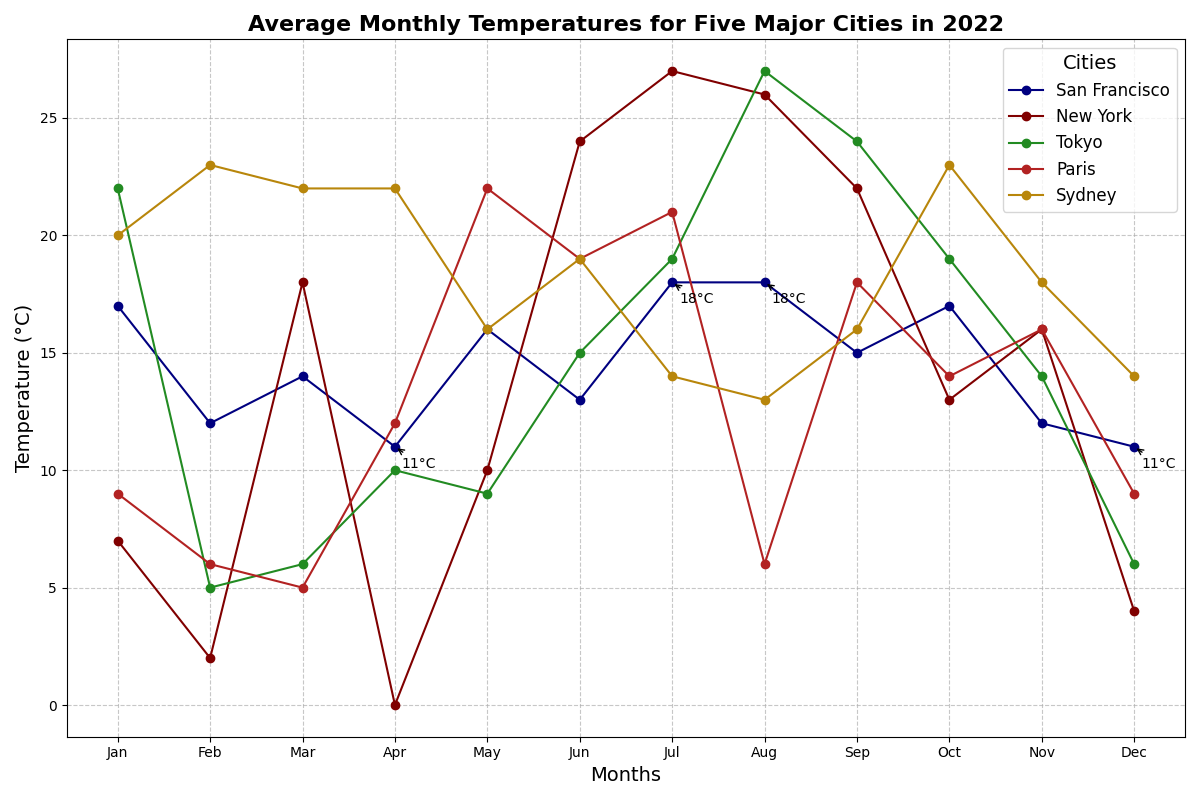

Write Python code to recreate this figure.
import matplotlib.pyplot as plt
import numpy as np

months = np.array([
    'Jan', 'Feb', 'Mar', 'Apr', 'May', 'Jun', 
    'Jul', 'Aug', 'Sep', 'Oct', 'Nov', 'Dec'
])

san_francisco_temps = np.array([17, 12, 14, 11, 16, 13, 18, 18, 15, 17, 12, 11])
new_york_temps = np.array([7, 2, 18, 0, 10, 24, 27, 26, 22, 13, 16, 4])
tokyo_temps = np.array([22, 5, 6, 10, 9, 15, 19, 27, 24, 19, 14, 6])
paris_temps = np.array([9, 6, 5, 12, 22, 19, 21, 6, 18, 14, 16, 9])
sydney_temps = np.array([20, 23, 22, 22, 16, 19, 14, 13, 16, 23, 18, 14])

fig, ax = plt.subplots(figsize=(12, 8))

ax.plot(months, san_francisco_temps, label='San Francisco', color='navy', marker='o', linestyle='-')
ax.plot(months, new_york_temps, label='New York', color='maroon', marker='o', linestyle='-')
ax.plot(months, tokyo_temps, label='Tokyo', color='forestgreen', marker='o', linestyle='-')
ax.plot(months, paris_temps, label='Paris', color='firebrick', marker='o', linestyle='-')
ax.plot(months, sydney_temps, label='Sydney', color='darkgoldenrod', marker='o', linestyle='-')

ax.set_title('Average Monthly Temperatures for Five Major Cities in 2022', fontsize=16, fontweight='bold', loc='center')
ax.set_xlabel('Months', fontsize=14)
ax.set_ylabel('Temperature (°C)', fontsize=14)

ax.legend(title='Cities', fontsize=12, title_fontsize=14, loc='upper right')
ax.grid(True, linestyle='--', alpha=0.7)

for (month, temp_san_francisco) in zip(months, san_francisco_temps):
    if temp_san_francisco in [11, 18]:
        ax.annotate(f'{temp_san_francisco}°C', xy=(month, temp_san_francisco), xytext=(5, -15), 
                    textcoords='offset points', arrowprops=dict(arrowstyle='->', lw=1))

plt.tight_layout()
plt.show()
